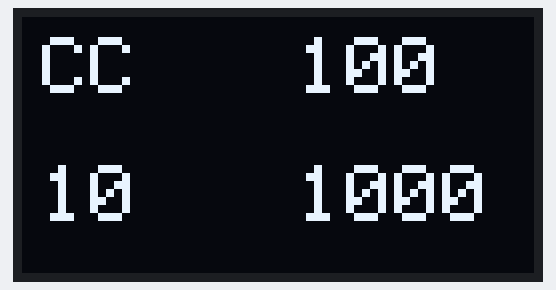
A sketch run on a simulated Arduino Uno, built with avr-gcc and run on an emulated ATmega328P. Shown: 128×64 one-colour display.

Above: at 0.1 s.

The sketch:

DISPLAY.ino
```cpp
#include "Oled.h"

Oled oled;

void setup() {
  Serial.begin(9600);
  oled.init();
}

void loop() {
  oled.Set_Oledvalue("CC", "100", "10", "1000");
  oled.Output_Oledvalue();
}
```

Oled.cpp
```cpp
#include "Oled.h"

Oled::Oled() {
  display = Adafruit_SSD1306(128, 64, &Wire, -1);
};

void Oled::init(){
  display.begin(SSD1306_SWITCHCAPVCC, 0x3C);
};

void Oled::Set_Oledvalue(String d1, String d2, String d3, String d4){
  data1 = d1;
  data2 = d2;
  data3 = d3;
  data4 = d4;
};

void Oled::Output_Oledvalue(){
  display.clearDisplay(); // 清除屏幕

  //设置字体大小 设置字体颜色,白色可见
  display.setTextSize(2);
  display.setTextColor(WHITE);

  //设置光标位置
  display.setCursor(5, 5);
  display.print(data1);
  display.setCursor(69, 5);
  display.print(data2);
  display.setCursor(5, 37);
  display.print(data3);
  display.setCursor(69, 37);
  display.print(data4);

  display.display();
};
```

Oled.h
```cpp
#pragma once

#include <Adafruit_GFX.h>
#include <Adafruit_SSD1306.h>

class Oled {
private:
  String data1, data2, data3, data4;
  Adafruit_SSD1306 display;
public:
  Oled();
  void init();
  void Set_Oledvalue(String d1, String d2, String d3, String d4);
  void Output_Oledvalue();
};
```
